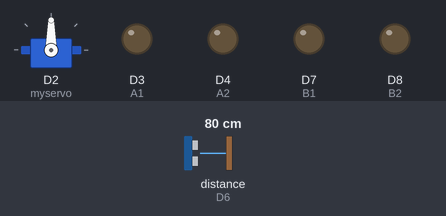
The sketch below on a simulated ESP8266 (NodeMCU). Shown: servo, output pins drawn as LEDs (lit = HIGH). Wiring (inferred from the names in the program): ultrasonic range finder: trigger D5; echo D6. Inputs (shaded band) come from the test bench; at power-on: distance to the obstacle (sensor on D6) 80 cm. The echo pulse lasts 58.3 µs per cm; pins used as bus, display or sensor lines are not drawn.

Above: at 2.2 s.
2.3 s: distance to the obstacle (sensor on D6) set to 34 cm
3.8 s: distance to the obstacle (sensor on D6) set to 29 cm
At 5.9 s:
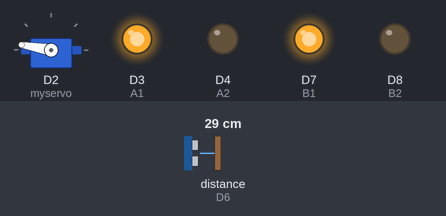
6.8 s: distance to the obstacle (sensor on D6) set to 2 cm
At 9.6 s:
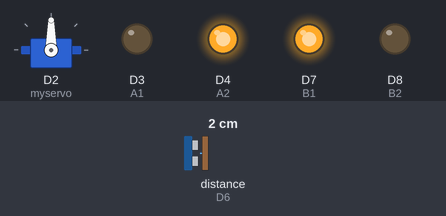
9.8 s: distance to the obstacle (sensor on D6) set to 35 cm
At 10.8 s:
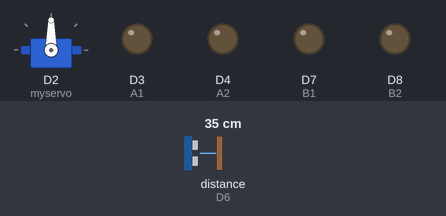
11.7 s: distance to the obstacle (sensor on D6) set to 4 cm
At 13.1 s:
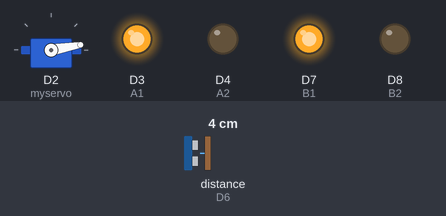
14.7 s: distance to the obstacle (sensor on D6) set to 9 cm
At 17.9 s:
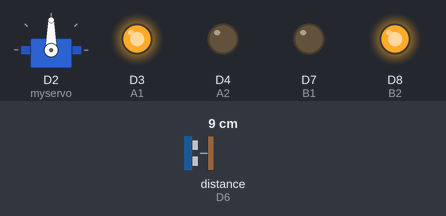
Timing chart, 0 to 18.7 s (numbered marks = the images above; inputs shaded):
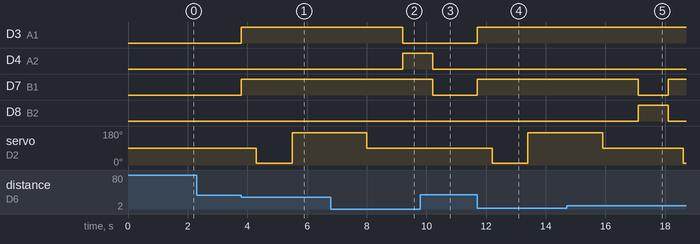

Measured:
- the behaviour switches between 32 and 31 cm on distance to the obstacle (sensor on D6) (found by bisection; images 0 and 1)
- after the input at 2.3 s, every drawn part: stays the same
- after the input at 3.8 s, D3 (A1), D7 (B1): LOW → HIGH at once; servo on D2 (myservo): 90° → 10° after 0.50 s, → 170° 1.2 s later
- after the input at 6.8 s, D3 (A1): HIGH → LOW after 2.4 s; D4 (A2): LOW → HIGH after 2.4 s
- after the input at 9.8 s, D3 (A1): stays LOW (without the input it goes to HIGH after 0.41 s); D7 (B1): HIGH → LOW after 0.41 s; servo on D2 (myservo): stays 90° (without the input it goes to 10° after 0.91 s)
- after the input at 11.7 s, D3 (A1), D7 (B1): LOW → HIGH at once; servo on D2 (myservo): 90° → 10° after 0.50 s, → 170° 1.2 s later
- after the input at 14.7 s, D7 (B1): HIGH → LOW after 2.4 s, → HIGH 1.0 s later; D8 (B2): LOW → HIGH after 2.4 s, → LOW 1.0 s later

The sketch:

sketch_jul10a.ino
```cpp
#include<Servo.h>
Servo myservo;
int trigpin = D5, echopin = D6, distance; //connect trigger and echo pins in pwm
long duration;
#define A1 D3
#define A2 D4
#define B1 D7
#define B2 D8

void setup() {
  pinMode(trigpin, OUTPUT);
  pinMode(echopin, INPUT);
  myservo.attach(D2);
  myservo.write(90);
  delay(1000);
  pinMode(A1, OUTPUT);
  pinMode(A2, OUTPUT);
  pinMode(B1, OUTPUT);
  pinMode(B2, OUTPUT);
}
void echo() {
  digitalWrite(trigpin, LOW);
  delayMicroseconds(2);
  digitalWrite (trigpin, HIGH);
  delayMicroseconds(10);
  digitalWrite (trigpin, LOW);

  duration = pulseIn(echopin, HIGH);
  distance = duration * .034 / 2;
}
 void forward()
{
  digitalWrite(A1, HIGH);
  digitalWrite(A2, LOW);
  digitalWrite(B1, HIGH);
  digitalWrite(B2, LOW);

}
void backward()
{ digitalWrite(A1, LOW);
  digitalWrite(A2, HIGH);
  digitalWrite(B1, LOW);
  digitalWrite(B2, HIGH);

}
void turnright()
{ digitalWrite(A1, LOW);
  digitalWrite(A2, HIGH);
  digitalWrite(B1, HIGH);
  digitalWrite(B2, LOW);
}
void turnleft()
{ digitalWrite(A1, HIGH);
  digitalWrite(A2, LOW);
  digitalWrite(B1, LOW);
  digitalWrite(B2, HIGH);

}
void halt()
{ digitalWrite(A1, LOW);
  digitalWrite(A2, LOW);
  digitalWrite(B1, LOW);
  digitalWrite(B2, LOW);

}
void loop() {
  echo();

  if (distance > 30)
  {
    halt();
  }
  else
  { forward();
    delay(500);
    myservo.write(10);
    delay(1200);
    echo();
    int x = distance;
    myservo.write(170);
    delay(2500);
    echo();
    int y = distance;
    myservo.write(90);
    delay(1200);
    if (x < y)
    {
      turnleft();
      delay(1000);
    }
    if (x > y)
    {
      turnright();
      delay(1000);
    }
  //  if (x>30 && y>30)
   // {
     // backward();
     // delay(1000);
     // turnright();
      //delay(2500);
   // }

  }


}
```
